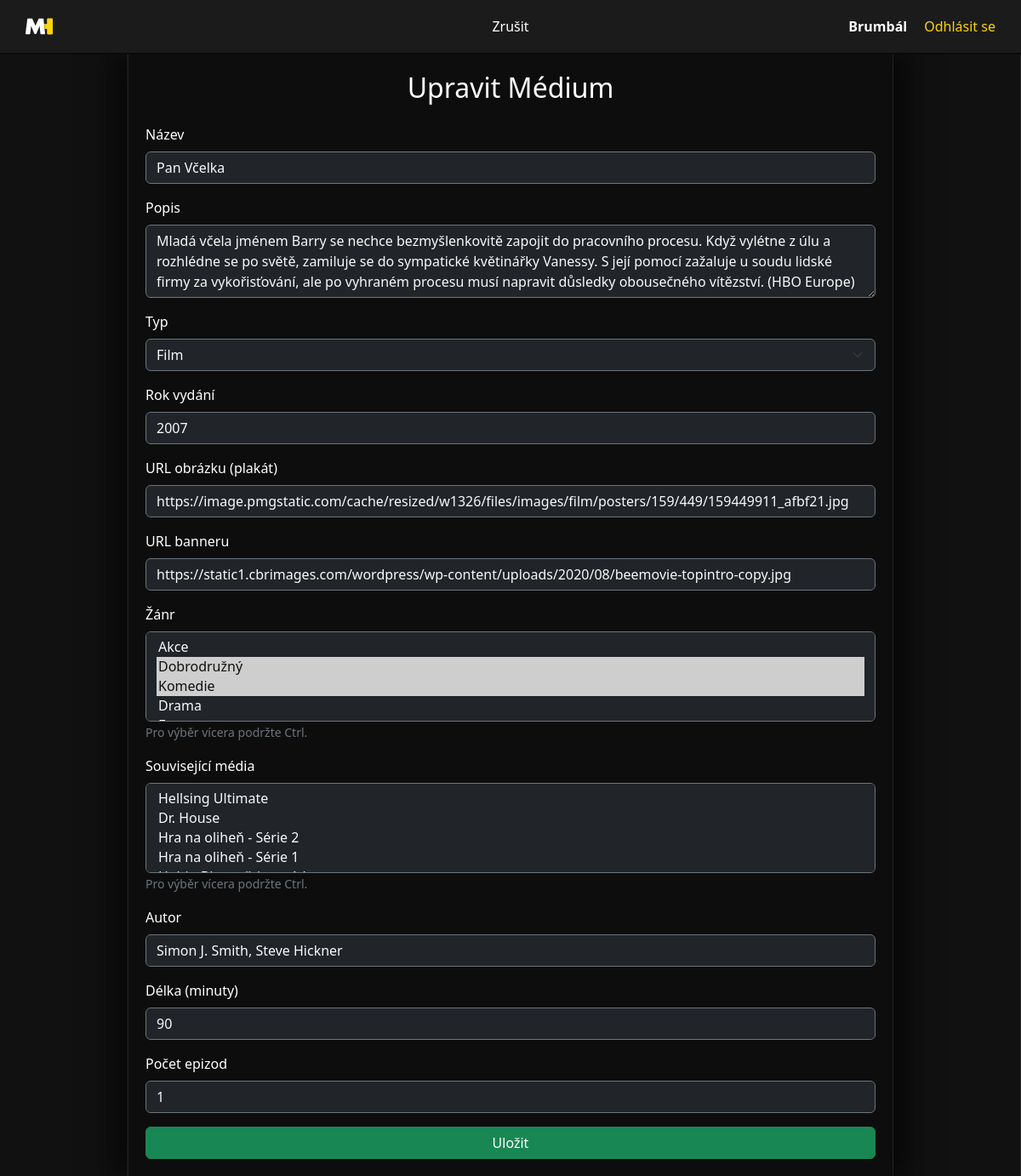
Page /my-rating/views/media/Edit.php?id=21 (signed in) on the committed database.
### tables this page shows
CREATE TABLE `media` (
  `id` int(11) NOT NULL,
  `title` varchar(255) NOT NULL,
  `description` text DEFAULT NULL,
  `image_url` varchar(255) DEFAULT NULL,
  `banner_url` varchar(255) DEFAULT NULL,
  `type` enum('film','series','anime') NOT NULL,
  `year` int(11) DEFAULT NULL,
  `created_by` int(11) DEFAULT NULL,
  `created_at` datetime DEFAULT current_timestamp(),
  `genre` varchar(100) DEFAULT NULL,
  `duration` int(11) DEFAULT NULL,
  `episode_count` int(11) DEFAULT NULL,
  `author` varchar(255) DEFAULT NULL,
  `related` text DEFAULT NULL
);

### my-rating/models/Media.php (called while the page is built, shortened)
<?php
class Media {
    private $db;
    public function __construct($db) {
        $this->db = $db;
    }
    public function getAll() {
        $sql = "SELECT * FROM media ORDER BY created_at DESC";
        $stmt = $this->db->prepare($sql);
        $stmt->execute();
        return $stmt->fetchAll(PDO::FETCH_ASSOC);
    }
    public function getById($id) {
        $sql = "SELECT * FROM media WHERE id = :id";
        $stmt = $this->db->prepare($sql);
        $stmt->execute([':id' => $id]);
        return $stmt->fetch(PDO::FETCH_ASSOC);
    }
}

### my-rating/views/media/Edit.php (the view, shortened to what this page needs)
<?php
require_once '../../models/Media.php';
$mediaId = isset($_GET['id']) ? intval($_GET['id']) : (isset($_POST['id']) ? intval($_POST['id']) : null);
$db = (new Database())->getConnection();
$mediaModel = new Media($db);
$media = $mediaModel->getById($mediaId);
$allMedia = $mediaModel->getAll();
?>
<!DOCTYPE html>
<html lang="cs">
<head>
    <link href="https://cdn.jsdelivr.net/npm/bootstrap@5.3.3/dist/css/bootstrap.min.css" rel="stylesheet">
    <link rel="stylesheet" href="/WA-2025-KV-semestral_project/my-rating/public/css/layout.css">
</head>
<body>
<?php
$media = $media ?? null;
include __DIR__ . '/../../public/navbar.php';
?>
    <div class="main-wrapper">
        <div class="sidebar"></div>
        <div class="content">
            <h2 class="mb-4 text-center">Upravit Médium</h2>
            <form action="/WA-2025-KV-semestral_project/my-rating/controllers/MediaController.php?action=edit&id=<?= htmlspecialchars($mediaId) ?>" method="post">
                <div class="mb-3">
                    <label for="title" class="form-label">Název</label>
                    <input type="text" id="title" name="title"
                        class="form-control bg-dark text-light border-secondary" required
                        value="<?= htmlspecialchars($media['title'] ?? '') ?>">
                </div>
                <div class="mb-3">
                    <label for="description" class="form-label">Popis</label>
                    <textarea id="description" name="description"
                        class="form-control bg-dark text-light border-secondary" rows="3"><?= htmlspecialchars($media['description'] ?? '') ?></textarea>
                </div>
                <div class="mb-3">
                    <label for="type" class="form-label">Typ</label>
                    <select id="type" name="type"
                        class="form-select bg-dark text-light border-secondary" required>
                        <option value="film" <?= ($media['type'] ?? '') === 'film' ? 'selected' : '' ?>>Film</option>
                    </select>
                </div>
                <div class="mb-3">
                    <label for="year" class="form-label">Rok vydání</label>
                    <input type="number" id="year" name="year"
                        class="form-control bg-dark text-light border-secondary" min="1900" max="2100"
                        value="<?= htmlspecialchars($media['year'] ?? '') ?>">
                </div>
                <div class="mb-3">
                    <label for="image_url" class="form-label">URL obrázku (plakát)</label>
                    <input type="url" id="image_url" name="image_url"
                        class="form-control bg-dark text-light border-secondary"
                        value="<?= htmlspecialchars($media['image_url'] ?? '') ?>">
                </div>
                <div class="mb-3">
                    <label for="banner_url" class="form-label">URL banneru</label>
                    <input type="url" id="banner_url" name="banner_url"
                        class="form-control bg-dark text-light border-secondary"
                        value="<?= htmlspecialchars($media['banner_url'] ?? '') ?>">
                </div>
                <div class="mb-3">
                    <label for="genre" class="form-label">Žánr</label>
                    <?php
                    $selectedGenres = isset($media['genre']) ? array_map('trim', explode(',', $media['genre'])) : [];
                    ?>
                    <select id="genre" name="genre[]"
                        class="form-select bg-dark text-light border-secondary" multiple required>
                        <option value="Action" <?= in_array('Action', $selectedGenres) ? 'selected' : '' ?>>Akce</option>
                        <option value="Adventure" <?= in_array('Adventure', $selectedGenres) ? 'selected' : '' ?>>Dobrodružný</option>
                        <option value="Comedy" <?= in_array('Comedy', $selectedGenres) ? 'selected' : '' ?>>Komedie</option>
                        <option value="Drama" <?= in_array('Drama', $selectedGenres) ? 'selected' : '' ?>>Drama</option>
                        <option value="Fantasy" <?= in_array('Fantasy', $selectedGenres) ? 'selected' : '' ?>>Fantasy</option>
                    </select>
                    <small class="text-secondary">Pro výběr vícera podržte Ctrl.</small>
                </div>
                <div class="mb-3">
                    <label for="related" class="form-label">Související média</label>
                    <select id="related" name="related[]"
                        class="form-select bg-dark text-light border-secondary" multiple>
                        <?php if (!empty($allMedia)): foreach ($allMedia as $item): ?>
                        <option value="<?= $item['id'] ?>"
                            <?= isset($media['related']) && in_array($item['id'], array_map('intval', json_decode($media['related'], true) ?? [])) ? 'selected' : '' ?>>
                        </option>
                        <?php endforeach;
                        endif; ?>
                    </select>
                    <small class="text-secondary">Pro výběr vícera podržte Ctrl.</small>
                </div>
                <div class="mb-3">
                    <label for="author" class="form-label">Autor</label>
                    <input type="text" id="author" name="author"
                        class="form-control bg-dark text-light border-secondary"
                        value="<?= htmlspecialchars($media['author'] ?? '') ?>">
                </div>
                <div class="mb-3">
                    <label for="duration" class="form-label">Délka (minuty)</label>
                    <input type="number" id="duration" name="duration"
                        class="form-control bg-dark text-light border-secondary" min="1"
                        value="<?= htmlspecialchars($media['duration'] ?? '') ?>">
                </div>
                <div class="mb-3">
                    <label for="episode_count" class="form-label">Počet epizod</label>
                    <input type="number" id="episode_count" name="episode_count"
                        class="form-control bg-dark text-light border-secondary" min="1"
                        value="<?= htmlspecialchars($media['episode_count'] ?? '') ?>">
                </div>
                <button type="submit" class="btn btn-success w-100">Uložit</button>
            </form>
        </div>
        <div class="sidebar"></div>
    </div>
</body>
</html>

### my-rating/public/css/layout.css (style rules this page uses)
body { margin: 0; background-color: #111; color: #fff; font-family: "Segoe UI", sans-serif; }
.main-wrapper { display: flex; min-height: 100vh; }
.sidebar { width: 150px; background-color: #111; border-right: 1px solid #222; min-height: 100vh; }
.content { flex: 1; padding: 20px; background-color: #0d0d0d; box-shadow: -20px 0 30px rgba(0, 0, 0, 0.5), 20px 0 30px rgba(0, 0, 0, 0.5); position: relative; z-index: 0; border-left: 1px solid #222; border-right: 1px solid #222; }

### rows in the picture
media: title "Pan Včelka", description "Mladá včela jménem Barry se nechce bezmyšlenkovitě zapojit do pracovního procesu. Když vylétne z úlu a rozhlédne se po světě, zamiluje se do sympatické květinářky Vanessy. S její pomocí zažaluje u soudu lidské firmy za vykořisťování, ale po vyhraném procesu musí napravit důsledky obousečného vítězství. (HBO Europe)", type "Film", year "2007", image_url "https://image.pmgstatic.com/cache/resized/w1326/files/images/film/posters/159/449/159449911_afbf21.jpg", banner_url "https://static1.cbrimages.com/wordpress/wp-content/uploads/2020/08/beemovie-topintro-copy.jpg", genre "Akce / Dobrodružný ☑ / Komedie ☑ / Drama", author "Simon J. Smith, Steve Hickner", duration "90", episode_count "1"

### other values in the picture
$username "Brumbál"
